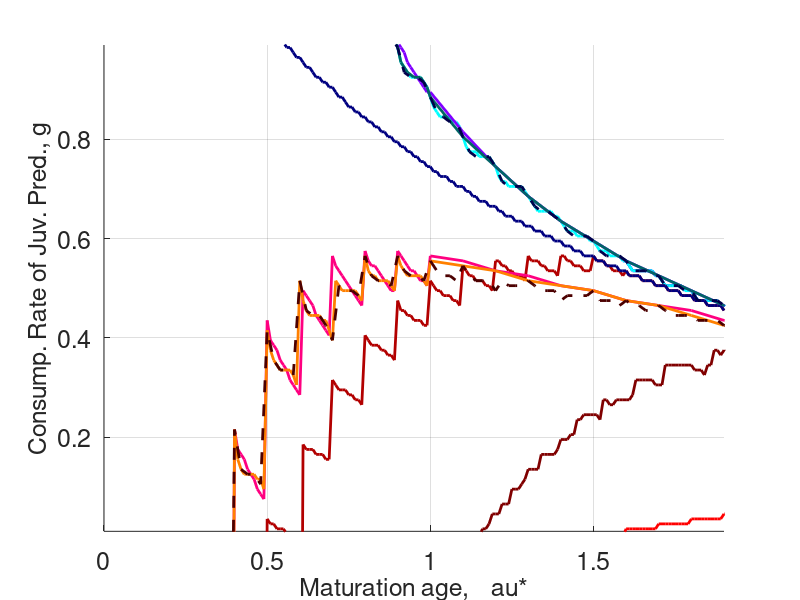

This chart was generated by the following MATLAB code:
function plot_zones()
data_ODE = load("ZonesODE_par_ifun100.mat");
data_DDE = load("ZonesDDE_par_ifun100.mat");
data_S = load("ZonesPDE_par_ifun100.mat");
data_100 = load("Zones_par_ifun100.mat");
data_10 = load("Zones_par_ifun10.mat");
data_1 = load("Zones_par_ifun1.mat");

g_text = "Consump. Rate of Juv. Pred., g";

%
figure()
hold on
grid
fsz = 18;
%
Code = data_ODE.Cbdry;
Eode = data_ODE.Ebdry;
j1 = data_ODE.j1;
j2 = data_ODE.j2;
tau_ode = data_ODE.tauvals;
%
Cdde = data_DDE.Cbdry;
Edde = data_DDE.Ebdry;
j1dde = data_DDE.j1;
j2dde = data_DDE.j2;
tau_dde = data_DDE.tauvals;
%
C1 = data_1.Cbdry;
E1 = data_1.Ebdry;
tau1 = data_1.tauvals;
%
C10 = data_10.Cbdry;
E10 = data_10.Ebdry;
tau10 = data_10.tauvals;
%
C100 = data_100.Cbdry;
E100 = data_100.Ebdry;
tau100 = data_100.tauvals;
%
C100S = data_S.Cbdry;
E100S = data_S.Ebdry;
tau100S = data_S.tauvals;

%
ode_red = [1,0,0];
dde_red = [0.5,0,0];
red1 = [0.7,0,0];
red10 = [1,0,0.5];
red100 = [1,0.5,0];
redS = [0.3,0,0];
%
ode_blue = [0,0,1];
dde_blue = [0,1,1];
blue1 = [0,0,0.5];
blue10 = [0.5,0,1];
blue100 = [0,0.4,0.4];
blueS = [0,0,0.3];
%
plot(tau_ode(j1:end),Code(j1:end),'Linewidth',2,'color',ode_red,'displayname','ODE: periodic coexistence attractor')
plot(tau_ode(j1:end),Eode(j1:end),'Linewidth',2,'color',ode_blue,'displayname','ODE: predator-free attractor')
plot(tau_dde,Cdde,'Linewidth',2,'color',dde_red,'displayname','DDE: periodic coexistence attractor')
plot(tau_dde,Edde,'Linewidth',2,'color',dde_blue,'displayname','DDE: predator-free attractor')
plot(tau1,C1,'Linewidth',2,'color',red1,'displayname','Periodic coexistence attractor, $\nu = 1$')
plot(tau1,E1,'Linewidth',2,'color',blue1,'displayname','predator-free attractor, $\nu = 1$')
plot(tau10,C10,'Linewidth',2,'color',red10,'displayname','Periodic coexistence attractor, $\nu = 10$')
plot(tau10,E10,'Linewidth',2,'color',blue10,'displayname','predator-free attractor, $\nu = 10$')
plot(tau100,C100,'Linewidth',2,'color',red100,'displayname','Periodic coexistence attractor, $\nu = 100$')
plot(tau100,E100,'Linewidth',2,'color',blue100,'displayname','predator-free attractor, $\nu = 100$')
plot(tau100S,C100S,'--','Linewidth',2,'color',redS,'displayname','Periodic coexistence attractor, $\nu = 100$')
plot(tau100S,E100S,'--','Linewidth',2,'color',blueS,'displayname','predator-free attractor, $\nu = 100$')
% lgd = legend('Location','northeast','Interpreter','latex')
lgd.FontSize = 12;
set(gca,'Fontsize',fsz)
xlabel("Maturation age, \tau*",'Fontsize',fsz);%,'Interpreter','latex')
ylabel(g_text,'Fontsize',fsz);%,'Interpreter','latex')
taumax = min([tau_ode(end),tau1(end),tau10(end),tau100(end)]);
axis([0.0,taumax,0.01,0.99])
end










